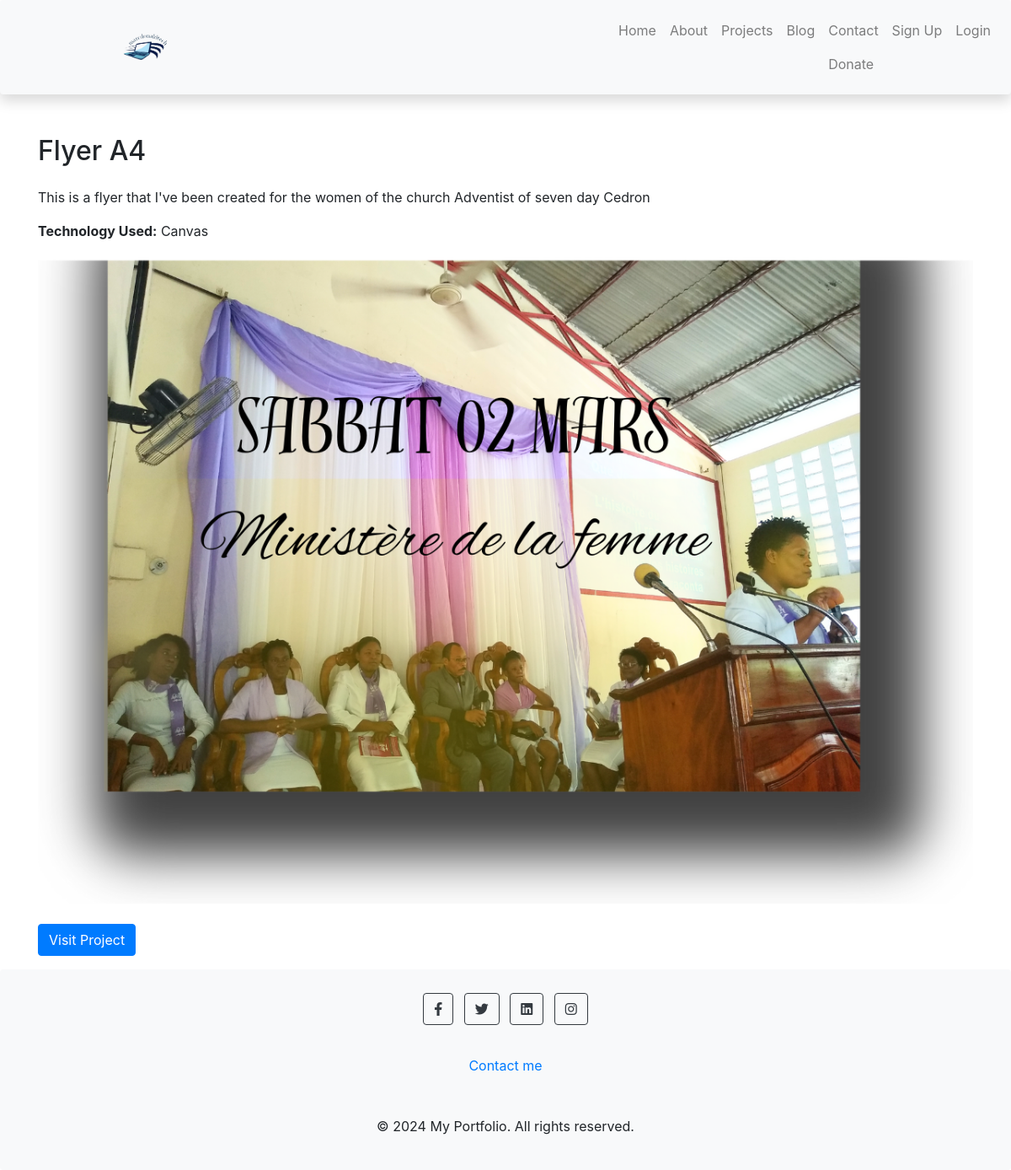
The page /projects/projects/1/ on the database its author committed.
### projects/models.py (models this page shows, shortened)
class Project(models.Model):
    user = models.ForeignKey(User, on_delete=models.CASCADE)
    title = models.CharField(max_length=100)
    description = models.TextField()
    technology_used = models.CharField(max_length=255)
    image = models.ImageField(upload_to='project_images/')
    link = models.URLField(blank=True,null=True)

### projects/views.py (the view)
# urls.py: path('projects/<int:project_id>/', views.project_detail, name='project_detail'),
def project_detail(request, project_id):
    project = get_object_or_404(Project, pk=project_id)
    return render(request, 'projects/project_detail.html', {'project': project})

### projects/templates/projects/project_detail.html (shortened to what this page needs)
{% extends 'portfolio/base.html' %}
{% block content %}
  <div class="container">
    <h2 class="mt-4 mb-4">{{ project.title }}</h2>
    <p>{{ project.description }}</p>
    <p><strong>Technology Used:</strong> {{ project.technology_used }}</p>
    <div class="mb-4">
      <img src="{{ project.image.url }}" alt="{{ project.title }}" class="img-fluid">
    </div>
    <p><a href="{{ project.link }}" target="_blank" class="btn btn-primary">Visit Project</a></p>
  </div>
{% endblock %}

### rows shown on the page
Project: title "Flyer A4", description "This is a flyer that I've been created for the women of the church Adventist of seven day Cedron", technology_used "Canvas", image (picture)
